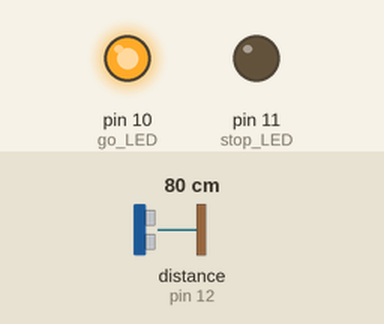
Recording of a sketch running on a simulated Arduino Uno, built with avr-gcc and run on an emulated ATmega328P. Shown: output pins drawn as LEDs (lit = HIGH). Wiring (inferred from the names in the program): ultrasonic range finder: trigger pin 13; echo pin 12. The inputs (shaded band) are chosen by the test bench; at power-on: distance to the obstacle (sensor on pin 12) 80 cm. The echo pulse lasts 58.3 µs per cm; pins used as bus, display or sensor lines are not drawn.

Above: at 1.3 s.
1.4 s: distance to the obstacle (sensor on pin 12) set to 6 cm
2.9 s: distance to the obstacle (sensor on pin 12) set to 3 cm
At 3.5 s:
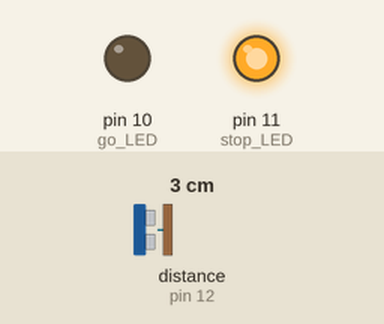
4.5 s: distance to the obstacle (sensor on pin 12) set to 9 cm
At 5.7 s:
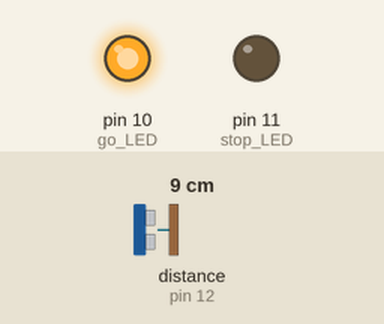
6.0 s: distance to the obstacle (sensor on pin 12) set to 2 cm
At 7.2 s:
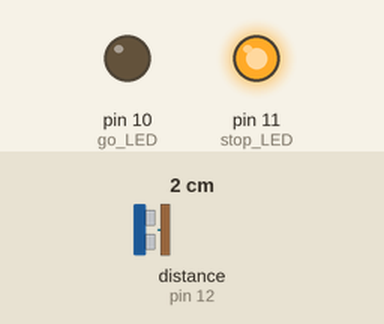
Timing chart, 0 to 8.5 s (numbered marks = the images above; inputs shaded):
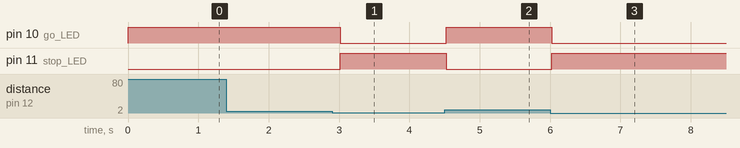

The sketch:

_08_kidSerie_sketch_01.No_Bluetooth.ino.ino
```cpp
// (licence header left out)
/*
  HC-SR04 Ping distance sensor]
  VCC to arduino 5v GND to arduino GND
  Echo to Arduino pin 13 Trig to Arduino pin 12
  Red POS to Arduino pin 11
  Green POS to Arduino pin 10
  560 ohm resistor to both LED NEG and GRD power rail
  More info at: http://goo.gl/kJ8Gl
  Original code improvements to the Ping sketch sourced from Trollmaker.com
  Some code and wiring inspired by http://en.wikiversity.org/wiki/User:Dstaub/robotcar
*/

#define trigPin 13
#define echoPin 12
#define stop_LED 11
#define go_LED 10

void setup() {

  pinMode(trigPin, OUTPUT);
  pinMode(echoPin, INPUT);
  pinMode(stop_LED, OUTPUT);
  pinMode(go_LED, OUTPUT);
}

void loop() {
  long duration, distance;
  digitalWrite(trigPin, LOW);     // Added this line
  delayMicroseconds(2);           // Added this line
  digitalWrite(trigPin, HIGH);
                                  //  delayMicroseconds(1000); - Removed this line
  delayMicroseconds(10);          // Added this line
  digitalWrite(trigPin, LOW);
  duration = pulseIn(echoPin, HIGH);
  distance = (duration ) / 58.2;
  if (distance < 5) {             // This is where the LED On/Off happens
    digitalWrite(stop_LED, HIGH); // When the Red condition is met, the Green LED should turn off
    digitalWrite(go_LED, LOW);
  }
  else {
    digitalWrite(stop_LED, LOW);
    digitalWrite(go_LED, HIGH);
  }
  delay(500);
}
```

Measured:
- the behaviour switches between 5 and 4 cm on distance to the obstacle (sensor on pin 12) (found by bisection; images 0 and 1)
- after the input at 1.4 s, every drawn part: stays the same
- after the input at 2.9 s, pin 10 (go_LED): HIGH → LOW after 0.12 s; pin 11 (stop_LED): LOW → HIGH after 0.12 s
- after the input at 4.5 s, pin 10 (go_LED): LOW → HIGH at once; pin 11 (stop_LED): HIGH → LOW at once
- after the input at 6.0 s, pin 10 (go_LED): HIGH → LOW at once; pin 11 (stop_LED): LOW → HIGH at once
